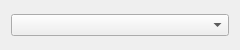
<?xml version="1.0" encoding="UTF-8"?>
<ui version="4.0">
 <class>itemswitch</class>
 <widget class="QWidget" name="itemswitch">
  <property name="geometry">
   <rect>
    <x>0</x>
    <y>0</y>
    <width>240</width>
    <height>50</height>
   </rect>
  </property>
  <property name="sizePolicy">
   <sizepolicy hsizetype="Expanding" vsizetype="Expanding">
    <horstretch>0</horstretch>
    <verstretch>0</verstretch>
   </sizepolicy>
  </property>
  <property name="minimumSize">
   <size>
    <width>200</width>
    <height>0</height>
   </size>
  </property>
  <property name="windowTitle">
   <string>Form</string>
  </property>
  <layout class="QVBoxLayout" name="verticalLayout">
   <item>
    <widget class="QComboBox" name="comboBox"/>
   </item>
  </layout>
 </widget>
 <resources/>
 <connections/>
</ui>
